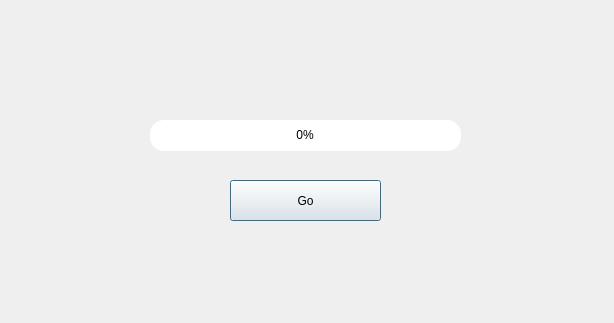
<?xml version="1.0" encoding="UTF-8"?>
<ui version="4.0">
 <class>Dialog</class>
 <widget class="QDialog" name="Dialog">
  <property name="geometry">
   <rect>
    <x>0</x>
    <y>0</y>
    <width>614</width>
    <height>323</height>
   </rect>
  </property>
  <property name="windowTitle">
   <string>Dialog</string>
  </property>
  <widget class="QProgressBar" name="progressBar">
   <property name="geometry">
    <rect>
     <x>150</x>
     <y>120</y>
     <width>311</width>
     <height>31</height>
    </rect>
   </property>
   <property name="styleSheet">
    <string notr="true">QProgressBar{
border-radius:14px;
}

QProgressBar::chunk{
	background-color: rgb(85, 255, 127);
border-radius:14px;
}</string>
   </property>
   <property name="value">
    <number>0</number>
   </property>
   <property name="alignment">
    <set>Qt::AlignCenter</set>
   </property>
  </widget>
  <widget class="QPushButton" name="btn_go">
   <property name="geometry">
    <rect>
     <x>230</x>
     <y>180</y>
     <width>151</width>
     <height>41</height>
    </rect>
   </property>
   <property name="text">
    <string>Go</string>
   </property>
  </widget>
 </widget>
 <resources/>
 <connections/>
</ui>
